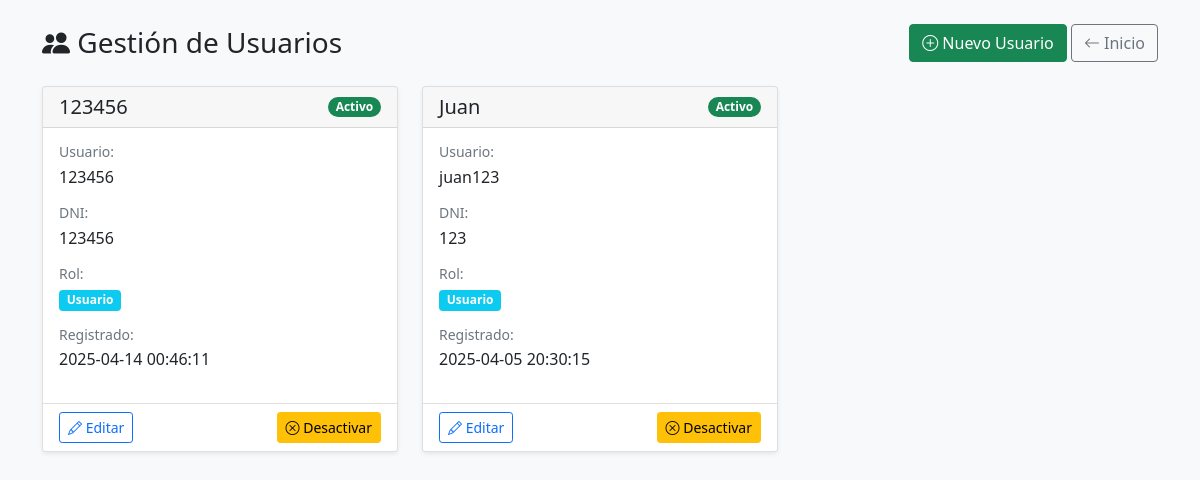
Before: /usuarios with the older database file.
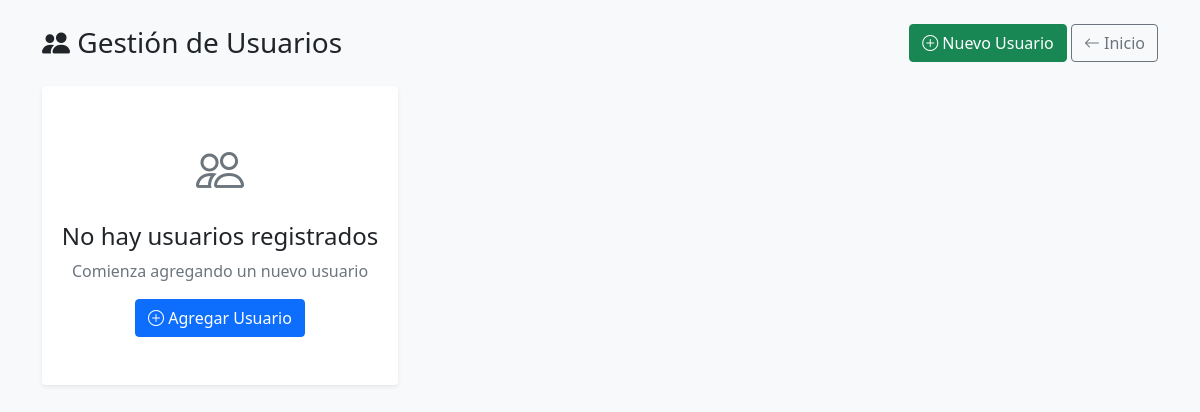
After: the same page with the newer database file.
### tables this page shows
CREATE TABLE usuarios (
                id INTEGER PRIMARY KEY AUTOINCREMENT,
                nombre TEXT NOT NULL,
                username TEXT UNIQUE NOT NULL,
                role INTEGER NOT NULL DEFAULT 1, 
                dni TEXT UNIQUE NOT NULL,  
                fecha_registro TIMESTAMP DEFAULT CURRENT_TIMESTAMP,
                activo BOOLEAN DEFAULT 1
            );

### routes/usuarios.py (the view)
    @app.route('/usuarios')
    def usuarios_index():
        conn = get_db_connection()
        usuarios = conn.execute('''
            SELECT *
            FROM usuarios
            ORDER BY nombre ASC
        ''').fetchall()
        conn.close()
        return render_template('usuarios/index.html', usuarios=usuarios)

### database.py (called while the page is built)
def get_db_connection():
    conn = sqlite3.connect('monitoring.db')
    conn.row_factory = sqlite3.Row
    return conn

### templates/usuarios/index.html (shortened to what this page needs)
<!DOCTYPE html>
<html lang="es">
<head>
    <link href="https://cdn.jsdelivr.net/npm/bootstrap@5.1.3/dist/css/bootstrap.min.css" rel="stylesheet">
    <link rel="stylesheet" href="https://cdn.jsdelivr.net/npm/bootstrap-icons@1.8.1/font/bootstrap-icons.css">
</head>
<body class="bg-light">
    <div class="container py-4">
        <div class="d-flex justify-content-between align-items-center mb-4">
            <h1 class="h3 mb-0">
                <i class="bi bi-people-fill"></i> Gestión de Usuarios
            </h1>
            <div>
                <a href="{{ url_for('usuarios_add') }}" class="btn btn-success">
                    <i class="bi bi-plus-circle"></i> Nuevo Usuario
                </a>
                <a href="{{ url_for('index') }}" class="btn btn-outline-secondary">
                    <i class="bi bi-arrow-left"></i> Inicio
                </a>
            </div>
        </div>
        <div class="row row-cols-1 row-cols-md-2 row-cols-lg-3 g-4">
            {% for usuario in usuarios %}
            <div class="col">
                <div class="card user-card h-100 shadow-sm">
                    <div class="card-header d-flex justify-content-between align-items-center">
                        <h5 class="card-title mb-0">{{ usuario['nombre'] }}</h5>
                        <span class="badge rounded-pill bg-{{ 'success' if usuario['activo'] else 'secondary' }}">
                            {{ 'Activo' if usuario['activo'] else 'Inactivo' }}
                        </span>
                    </div>
                    <div class="card-body">
                        <div class="mb-3">
                            <h6 class="text-muted small mb-1">Usuario:</h6>
                            <p>{{ usuario['username'] }}</p>
                        </div>
                        <div class="mb-3">
                            <h6 class="text-muted small mb-1">DNI:</h6>
                            <p>{{ usuario['dni'] }}</p>
                        </div>
                        <div class="mb-3">
                            <h6 class="text-muted small mb-1">Rol:</h6>
                            <span class="badge role-badge bg-{{ 'primary' if usuario['role'] == 2 else 'info' }}">
                                {{ 'Administrador' if usuario['role'] == 2 else 'Usuario' }}
                            </span>
                        </div>
                        <div class="mb-3">
                            <h6 class="text-muted small mb-1">Registrado:</h6>
                            <p>{{ usuario['fecha_registro'] }}</p>
                        </div>
                    </div>
                    <div class="card-footer bg-white">
                        <div class="d-flex justify-content-between">
                            <a href="{{ url_for('usuarios_edit', id=usuario['id']) }}"
                               class="btn btn-sm btn-outline-primary">
                                <i class="bi bi-pencil"></i> Editar
                            </a>
                            <div class="btn-group">
                                <a href="{{ url_for('usuarios_toggle', id=usuario['id']) }}"
                                   class="btn btn-sm btn-{{ 'warning' if usuario['activo'] else 'success' }}">
                                    <i class="bi bi-{{ 'x-circle' if usuario['activo'] else 'check-circle' }}"></i>
                                    {{ 'Desactivar' if usuario['activo'] else 'Activar' }}
                                </a>
                            </div>
                        </div>
                    </div>
                </div>
            </div>
            {% else %}
            <div class="col-12">
                <div class="text-center py-5 bg-white rounded shadow-sm">
                    <i class="bi bi-people" style="font-size: 3rem; color: #6c757d;"></i>
                    <h4 class="mt-3">No hay usuarios registrados</h4>
                    <p class="text-muted">Comienza agregando un nuevo usuario</p>
                    <a href="{{ url_for('usuarios_add') }}" class="btn btn-primary">
                        <i class="bi bi-plus-circle"></i> Agregar Usuario
                    </a>
                </div>
            </div>
            {% endfor %}
        </div>
    </div>
</body>
</html>

Changed rows visible on the page:
removed usuarios: nombre "123456", activo "Activo", username "123456", dni "123456", role "Usuario", fecha_registro "2025-04-14 00:46:11", activo "Desactivar"
removed usuarios: nombre "Juan", activo "Activo", username "juan123", dni "123", role "Usuario", fecha_registro "2025-04-05 20:30:15", activo "Desactivar"
Other visible differences:
text now shown: "No hay usuarios registrados Comienza agregando un nuevo usuario Agregar Usuario"
